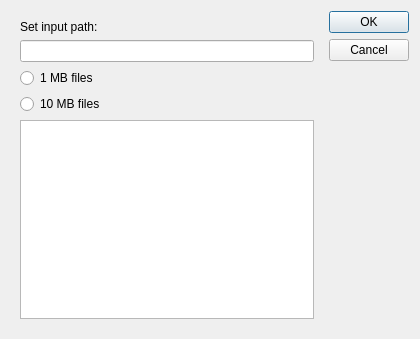
<?xml version="1.0" encoding="UTF-8"?>
<ui version="4.0">
 <class>SequenceWindow</class>
 <widget class="QDialog" name="SequenceWindow">
  <property name="geometry">
   <rect>
    <x>0</x>
    <y>0</y>
    <width>420</width>
    <height>339</height>
   </rect>
  </property>
  <property name="windowTitle">
   <string>Dialog</string>
  </property>
  <layout class="QHBoxLayout" name="horizontalLayout">
   <item>
    <widget class="QWidget" name="Input_Area_Sequence" native="true">
     <layout class="QVBoxLayout" name="verticalLayout">
      <item>
       <widget class="QLabel" name="Input_path_lbl">
        <property name="text">
         <string>Set input path:</string>
        </property>
       </widget>
      </item>
      <item>
       <widget class="QLineEdit" name="Path_Input"/>
      </item>
      <item>
       <widget class="QRadioButton" name="radbtn_1mb">
        <property name="text">
         <string>1 MB files</string>
        </property>
       </widget>
      </item>
      <item>
       <widget class="QRadioButton" name="radbtn_10mb">
        <property name="text">
         <string>10 MB files</string>
        </property>
       </widget>
      </item>
      <item>
       <widget class="QListWidget" name="FileList"/>
      </item>
     </layout>
    </widget>
   </item>
   <item>
    <widget class="QDialogButtonBox" name="buttonBox">
     <property name="orientation">
      <enum>Qt::Vertical</enum>
     </property>
     <property name="standardButtons">
      <set>QDialogButtonBox::Cancel|QDialogButtonBox::Ok</set>
     </property>
    </widget>
   </item>
  </layout>
 </widget>
 <resources/>
 <connections>
  <connection>
   <sender>buttonBox</sender>
   <signal>accepted()</signal>
   <receiver>SequenceWindow</receiver>
   <slot>accept()</slot>
   <hints>
    <hint type="sourcelabel">
     <x>248</x>
     <y>254</y>
    </hint>
    <hint type="destinationlabel">
     <x>157</x>
     <y>274</y>
    </hint>
   </hints>
  </connection>
  <connection>
   <sender>buttonBox</sender>
   <signal>rejected()</signal>
   <receiver>SequenceWindow</receiver>
   <slot>reject()</slot>
   <hints>
    <hint type="sourcelabel">
     <x>316</x>
     <y>260</y>
    </hint>
    <hint type="destinationlabel">
     <x>286</x>
     <y>274</y>
    </hint>
   </hints>
  </connection>
 </connections>
</ui>
